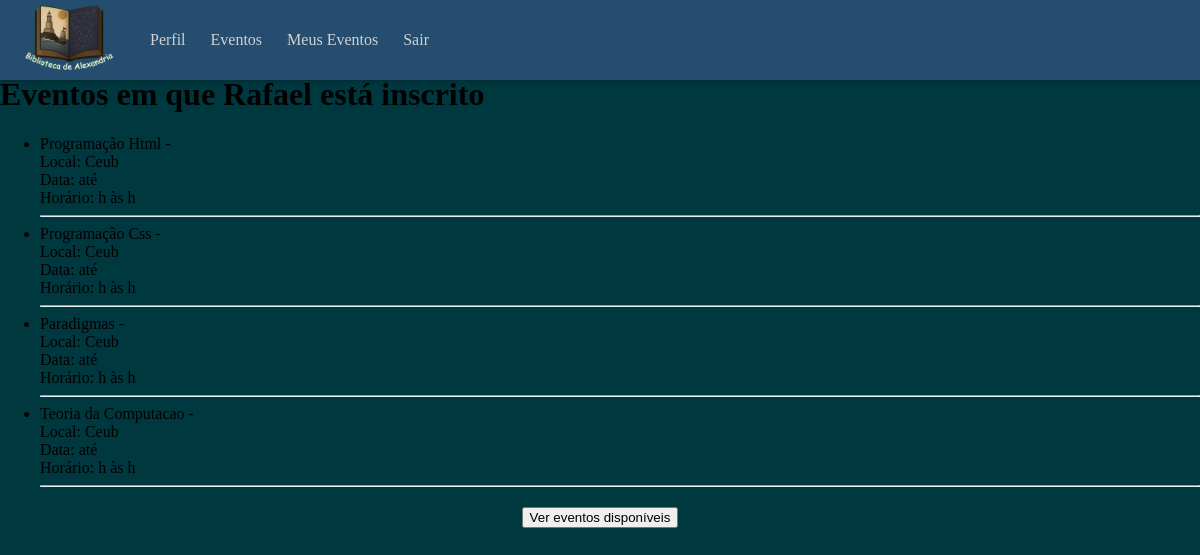
Before: /home_inscricao/ (signed in) with the older database file.
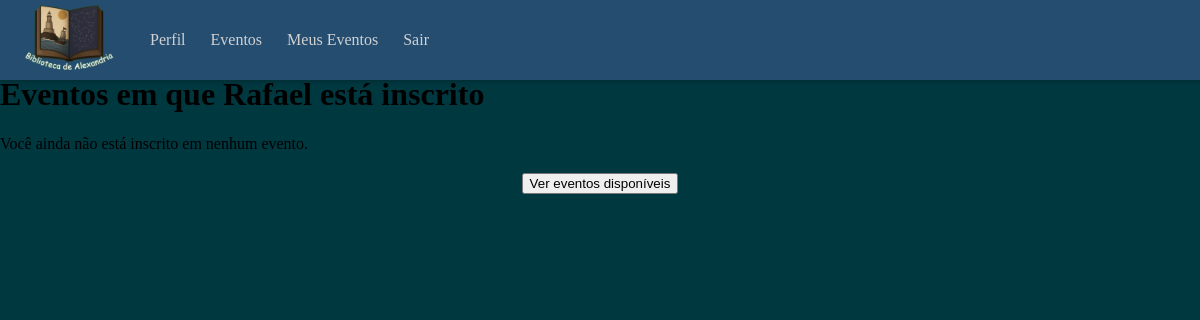
After: the same page with the newer database file.
### login/models.py (models this page shows)
class Evento (models.Model):
    id_evento = models.AutoField(primary_key=True, unique=True)
    nome = models.TextField(max_length=100, null= True)
    tipoEvento = models.TextField(max_length=200)
    dataIni = models.DateField()
    dataFin = models.DateField()
    horasIni = models.TimeField(validators=[MinValueValidator(1)], null=True, blank=True)
    horasFin = models.TimeField(validators=[MinValueValidator(1)], null=True, blank=True)
    horasDura = models.TimeField(validators=[MinValueValidator(1)], null=True, blank=True)
    local = models.TextField(max_length=200)
    quantPart = models.IntegerField(validators=[MinValueValidator(0)], null=False, blank=False, default=0)
    organizador = models.TextField(max_length=200, null=False, blank=False)
    vagas = models.IntegerField(validators=[MinValueValidator(1)], null=False)
    certificado = models.BooleanField(default=False)

### login/views.py (the view)
# urls.py: path("home_inscricao/", views.home_inscricao, name = "list_inscricao"),
def home_inscricao(request):
    usuario_id = request.session.get("usuario_id")
    if not usuario_id:
        return redirect("login")
    usuario = get_object_or_404(Usuario, id_usuario=usuario_id)
    inscritos = Inscrito.objects.filter(usuario_id=usuario)
    eventos_inscritos = [i.evento_id for i in inscritos]
    return render(request, "list_inscricoes.html", {
        "usuario": usuario,
        "eventos": eventos_inscritos,
    })

### login/templates/list_inscricoes.html
{% extends 'base.html' %}
{% block content %}
    <h1>Eventos em que {{ usuario.nome }} está inscrito</h1>
    {% if eventos %}
        <ul>
        {% for evento in eventos %}
            <li>
                {{ evento.nome }} - {{ evento.tipoevento }} <br>
                Local: {{ evento.local }} <br>
                Data: {{ evento.dataI }} até {{ evento.dataF }} <br>
                Horário: {{ evento.horarioI }}h às {{ evento.horarioF }}h
            </li>
            <hr>
        {% endfor %}
        </ul>
    {% else %}
        <p>Você ainda não está inscrito em nenhum evento.</p>
    {% endif %}
</body>
</html>
<section style="margin-top: 20px; text-align: center;">
  <a href="{% url 'inscricao_evento_disp' %}">
    <button>
      Ver eventos disponíveis
    </button>
  </a>
</section>
{% endblock  %}

Changed rows visible on the page:
removed Evento: nome "Programação Html", local "Ceub"
removed Evento: nome "Programação Css", local "Ceub"
removed Evento: nome "Paradigmas", local "Ceub"
removed Evento: nome "Teoria da Computacao", local "Ceub"
Other visible differences:
text now shown: "Você ainda não está inscrito em nenhum evento."
